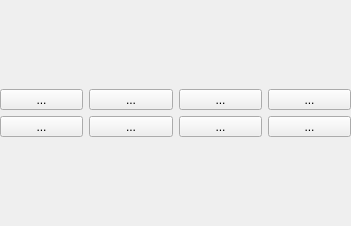
<?xml version="1.0" encoding="UTF-8"?>
<ui version="4.0">
 <class>CoordinateSystem</class>
 <widget class="QWidget" name="CoordinateSystem">
  <property name="geometry">
   <rect>
    <x>0</x>
    <y>0</y>
    <width>351</width>
    <height>226</height>
   </rect>
  </property>
  <property name="windowTitle">
   <string>Form</string>
  </property>
  <layout class="QVBoxLayout" name="verticalLayout">
   <property name="leftMargin">
    <number>0</number>
   </property>
   <property name="topMargin">
    <number>0</number>
   </property>
   <property name="rightMargin">
    <number>0</number>
   </property>
   <property name="bottomMargin">
    <number>0</number>
   </property>
   <item>
    <layout class="QGridLayout" name="gridLayout_2">
     <item row="0" column="1">
      <widget class="StyledToolButton" name="cmdG55">
       <property name="sizePolicy">
        <sizepolicy hsizetype="Expanding" vsizetype="Fixed">
         <horstretch>0</horstretch>
         <verstretch>0</verstretch>
        </sizepolicy>
       </property>
       <property name="toolTip">
        <string>G55</string>
       </property>
       <property name="text">
        <string>...</string>
       </property>
       <property name="icon">
        <iconset>
         <normaloff>images/55.png</normaloff>images/55.png</iconset>
       </property>
       <property name="iconSize">
        <size>
         <width>48</width>
         <height>48</height>
        </size>
       </property>
       <property name="checkable">
        <bool>true</bool>
       </property>
       <property name="autoExclusive">
        <bool>true</bool>
       </property>
       <property name="adjustSize" stdset="0">
        <bool>true</bool>
       </property>
      </widget>
     </item>
     <item row="0" column="0">
      <widget class="StyledToolButton" name="cmdG54">
       <property name="sizePolicy">
        <sizepolicy hsizetype="Expanding" vsizetype="Fixed">
         <horstretch>0</horstretch>
         <verstretch>0</verstretch>
        </sizepolicy>
       </property>
       <property name="toolTip">
        <string>G54</string>
       </property>
       <property name="text">
        <string>...</string>
       </property>
       <property name="icon">
        <iconset>
         <normaloff>images/54.png</normaloff>images/54.png</iconset>
       </property>
       <property name="iconSize">
        <size>
         <width>48</width>
         <height>48</height>
        </size>
       </property>
       <property name="checkable">
        <bool>true</bool>
       </property>
       <property name="autoExclusive">
        <bool>true</bool>
       </property>
       <property name="adjustSize" stdset="0">
        <bool>true</bool>
       </property>
      </widget>
     </item>
     <item row="0" column="2">
      <widget class="StyledToolButton" name="cmdG56">
       <property name="sizePolicy">
        <sizepolicy hsizetype="Expanding" vsizetype="Fixed">
         <horstretch>0</horstretch>
         <verstretch>0</verstretch>
        </sizepolicy>
       </property>
       <property name="toolTip">
        <string>G56</string>
       </property>
       <property name="text">
        <string>...</string>
       </property>
       <property name="icon">
        <iconset>
         <normaloff>images/56.png</normaloff>images/56.png</iconset>
       </property>
       <property name="iconSize">
        <size>
         <width>48</width>
         <height>48</height>
        </size>
       </property>
       <property name="checkable">
        <bool>true</bool>
       </property>
       <property name="autoExclusive">
        <bool>true</bool>
       </property>
       <property name="adjustSize" stdset="0">
        <bool>true</bool>
       </property>
      </widget>
     </item>
     <item row="0" column="3">
      <widget class="StyledToolButton" name="cmdG57">
       <property name="sizePolicy">
        <sizepolicy hsizetype="Expanding" vsizetype="Fixed">
         <horstretch>0</horstretch>
         <verstretch>0</verstretch>
        </sizepolicy>
       </property>
       <property name="toolTip">
        <string>G57</string>
       </property>
       <property name="text">
        <string>...</string>
       </property>
       <property name="icon">
        <iconset>
         <normaloff>images/57.png</normaloff>images/57.png</iconset>
       </property>
       <property name="iconSize">
        <size>
         <width>48</width>
         <height>48</height>
        </size>
       </property>
       <property name="checkable">
        <bool>true</bool>
       </property>
       <property name="autoExclusive">
        <bool>true</bool>
       </property>
       <property name="adjustSize" stdset="0">
        <bool>true</bool>
       </property>
      </widget>
     </item>
     <item row="1" column="0">
      <widget class="StyledToolButton" name="cmdX0">
       <property name="sizePolicy">
        <sizepolicy hsizetype="Expanding" vsizetype="Fixed">
         <horstretch>0</horstretch>
         <verstretch>0</verstretch>
        </sizepolicy>
       </property>
       <property name="toolTip">
        <string>Zero X</string>
       </property>
       <property name="text">
        <string>...</string>
       </property>
       <property name="icon">
        <iconset>
         <normaloff>images/x0.png</normaloff>images/x0.png</iconset>
       </property>
       <property name="iconSize">
        <size>
         <width>48</width>
         <height>48</height>
        </size>
       </property>
       <property name="adjustSize" stdset="0">
        <bool>true</bool>
       </property>
      </widget>
     </item>
     <item row="1" column="1">
      <widget class="StyledToolButton" name="cmdY0">
       <property name="sizePolicy">
        <sizepolicy hsizetype="Expanding" vsizetype="Fixed">
         <horstretch>0</horstretch>
         <verstretch>0</verstretch>
        </sizepolicy>
       </property>
       <property name="toolTip">
        <string>Zero Y</string>
       </property>
       <property name="text">
        <string>...</string>
       </property>
       <property name="icon">
        <iconset>
         <normaloff>images/y0.png</normaloff>images/y0.png</iconset>
       </property>
       <property name="iconSize">
        <size>
         <width>48</width>
         <height>48</height>
        </size>
       </property>
       <property name="adjustSize" stdset="0">
        <bool>true</bool>
       </property>
      </widget>
     </item>
     <item row="1" column="2">
      <widget class="StyledToolButton" name="cmdZ0">
       <property name="sizePolicy">
        <sizepolicy hsizetype="Expanding" vsizetype="Fixed">
         <horstretch>0</horstretch>
         <verstretch>0</verstretch>
        </sizepolicy>
       </property>
       <property name="toolTip">
        <string>Zero Z</string>
       </property>
       <property name="text">
        <string>...</string>
       </property>
       <property name="icon">
        <iconset>
         <normaloff>images/z0.png</normaloff>images/z0.png</iconset>
       </property>
       <property name="iconSize">
        <size>
         <width>48</width>
         <height>48</height>
        </size>
       </property>
       <property name="adjustSize" stdset="0">
        <bool>true</bool>
       </property>
      </widget>
     </item>
     <item row="1" column="3">
      <widget class="StyledToolButton" name="cmdAll0">
       <property name="sizePolicy">
        <sizepolicy hsizetype="Expanding" vsizetype="Fixed">
         <horstretch>0</horstretch>
         <verstretch>0</verstretch>
        </sizepolicy>
       </property>
       <property name="toolTip">
        <string>Zero All</string>
       </property>
       <property name="text">
        <string>...</string>
       </property>
       <property name="icon">
        <iconset>
         <normaloff>images/all0.png</normaloff>images/all0.png</iconset>
       </property>
       <property name="iconSize">
        <size>
         <width>48</width>
         <height>48</height>
        </size>
       </property>
       <property name="adjustSize" stdset="0">
        <bool>true</bool>
       </property>
      </widget>
     </item>
    </layout>
   </item>
  </layout>
 </widget>
 <customwidgets>
  <customwidget>
   <class>StyledToolButton</class>
   <extends>QToolButton</extends>
   <header>styledtoolbutton.h</header>
  </customwidget>
 </customwidgets>
 <resources/>
 <connections/>
</ui>
